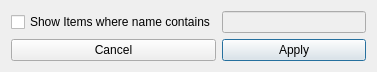
<?xml version="1.0" encoding="UTF-8"?>
<ui version="4.0">
 <class>NameFilter</class>
 <widget class="QDialog" name="NameFilter">
  <property name="geometry">
   <rect>
    <x>0</x>
    <y>0</y>
    <width>377</width>
    <height>70</height>
   </rect>
  </property>
  <property name="windowTitle">
   <string>Name Filter</string>
  </property>
  <layout class="QGridLayout" name="gridLayout">
   <item row="0" column="0">
    <widget class="QCheckBox" name="checkBox">
     <property name="text">
      <string>Show Items where name contains</string>
     </property>
    </widget>
   </item>
   <item row="0" column="1">
    <widget class="QLineEdit" name="lineEdit">
     <property name="enabled">
      <bool>false</bool>
     </property>
     <property name="placeholderText">
      <string/>
     </property>
    </widget>
   </item>
   <item row="1" column="1">
    <widget class="QPushButton" name="pushButton">
     <property name="styleSheet">
      <string notr="true"/>
     </property>
     <property name="text">
      <string>Apply</string>
     </property>
     <property name="default">
      <bool>true</bool>
     </property>
     <property name="flat">
      <bool>false</bool>
     </property>
    </widget>
   </item>
   <item row="1" column="0">
    <widget class="QPushButton" name="pushButton_2">
     <property name="text">
      <string>Cancel</string>
     </property>
    </widget>
   </item>
  </layout>
 </widget>
 <resources/>
 <connections/>
</ui>
